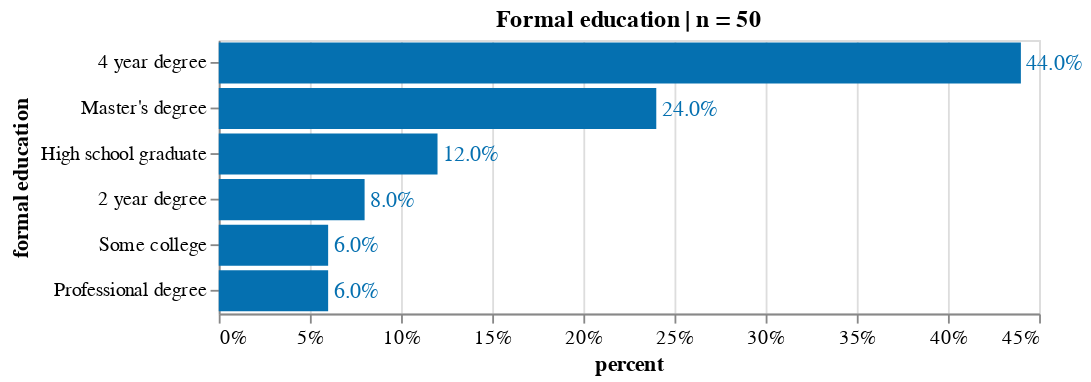

Notebook cell for this chart:
### Code cell
source = count_freq_labels(df, X="formal education") 
title = 'Formal education | n = '+ source['counts'].sum().astype(str)
X, Y = 'percent:Q', 'formal education:N'
w, h= 450, 150
txs, ls, ts = 12, 11, 12

chart_formal_education= simple_per_bar(
    source, title=title, X=X, Y=Y,\
    width=w, height=h, \
    text_size = txs, label_size = ls, title_size=ts)
chart_formal_education.display(renderer='svg')

### Figure 1 — Vega-Lite specification as saved in the notebook (floating-point values rounded to 4 significant figures)
{"config": {"view": {"continuousWidth": 400, "continuousHeight": 300}, "axis": {"labelFontSize": 11, "titleFontSize": 12}}, "layer": [{"mark": "bar", "encoding": {"color": {"condition": {"value": "orange", "test": "(datum.emotion === null)"}, "value": "#0570b0"}, "x": {"type": "quantitative", "axis": {"format": ".0%"}, "field": "percent"}, "y": {"type": "nominal", "field": "formal education", "sort": "-x"}}, "title": "Formal education | n = 50"}, {"mark": {"type": "text", "align": "left", "baseline": "middle", "dx": 3, "fontSize": 12}, "encoding": {"color": {"condition": {"value": "orange", "test": "(datum.emotion === null)"}, "value": "#0570b0"}, "text": {"type": "quantitative", "field": "percent", "format": ".1%"}, "x": {"type": "quantitative", "axis": {"format": ".0%"}, "field": "percent"}, "y": {"type": "nominal", "field": "formal education", "sort": "-x"}}, "title": "Formal education | n = 50"}], "data": {"name": "data-e5631d3ac3ffbfea04ce409c75d8dedb"}, "height": 150, "width": 450, "$schema": "https://vega.github.io/schema/vega-lite/v4.8.1.json", "datasets": {"data-e5631d3ac3ffbfea04ce409c75d8dedb": [{"counts": 22, "formal education": "4 year degree", "percent": 0.44}, {"counts": 12, "formal education": "Master's degree", "percent": 0.24}, {"counts": 6, "formal education": "High school graduate", "percent": 0.12}, {"counts": 4, "formal education": "2 year degree", "percent": 0.08}, {"counts": 3, "formal education": "Some college", "percent": 0.06}, {"counts": 3, "formal education": "Professional degree", "percent": 0.06}]}}
